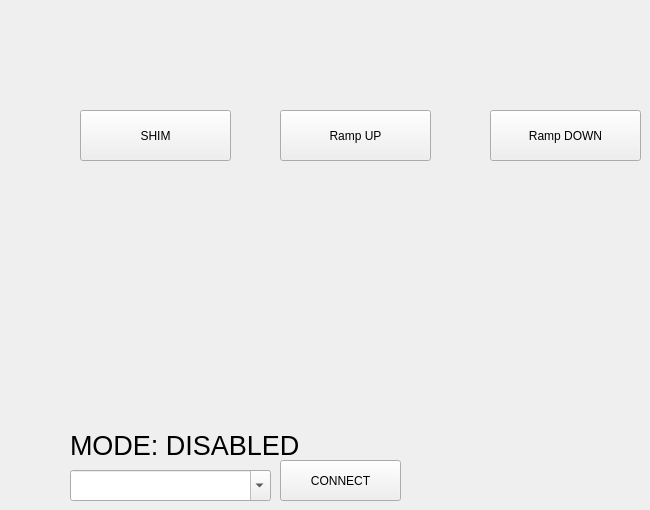
    <widget class="QWidget" name="Settings">
     <attribute name="title">
      <string>Settings</string>
     </attribute>
     <widget class="QPushButton" name="pushButton_Conn">
      <property name="geometry">
       <rect>
        <x>280</x>
        <y>460</y>
        <width>121</width>
        <height>41</height>
       </rect>
      </property>
      <property name="text">
       <string>CONNECT</string>
      </property>
     </widget>
     <widget class="QLabel" name="labelMODE">
      <property name="geometry">
       <rect>
        <x>70</x>
        <y>430</y>
        <width>281</width>
        <height>31</height>
       </rect>
      </property>
      <property name="font">
       <font>
        <pointsize>20</pointsize>
       </font>
      </property>
      <property name="text">
       <string>MODE: DISABLED</string>
      </property>
      <property name="textFormat">
       <enum>Qt::AutoText</enum>
      </property>
     </widget>
     <widget class="QPushButton" name="pushButton_17">
      <property name="geometry">
       <rect>
        <x>80</x>
        <y>110</y>
        <width>151</width>
        <height>51</height>
       </rect>
      </property>
      <property name="text">
       <string>SHIM</string>
      </property>
     </widget>
     <widget class="QPushButton" name="pushButton_18">
      <property name="geometry">
       <rect>
        <x>280</x>
        <y>110</y>
        <width>151</width>
        <height>51</height>
       </rect>
      </property>
      <property name="text">
       <string>Ramp UP</string>
      </property>
     </widget>
     <widget class="QPushButton" name="pushButton_19">
      <property name="geometry">
       <rect>
        <x>490</x>
        <y>110</y>
        <width>151</width>
        <height>51</height>
       </rect>
      </property>
      <property name="text">
       <string>Ramp DOWN</string>
      </property>
     </widget>
     <widget class="QComboBox" name="comboBox">
      <property name="geometry">
       <rect>
        <x>70</x>
        <y>470</y>
        <width>201</width>
        <height>31</height>
       </rect>
      </property>
      <property name="editable">
       <bool>true</bool>
      </property>
     </widget>
    </widget>
